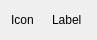
<?xml version="1.0" encoding="UTF-8"?>
<ui version="4.0">
 <class>FormStatusButton</class>
 <widget class="QWidget" name="FormStatusButton">
  <property name="geometry">
   <rect>
    <x>0</x>
    <y>0</y>
    <width>97</width>
    <height>40</height>
   </rect>
  </property>
  <property name="windowTitle">
   <string>Form</string>
  </property>
  <layout class="QVBoxLayout" name="verticalLayout">
   <item>
    <layout class="QHBoxLayout" name="horizontalLayout">
     <item>
      <widget class="QLabel" name="labelIcon">
       <property name="text">
        <string>Icon</string>
       </property>
      </widget>
     </item>
     <item>
      <widget class="QLabel" name="label">
       <property name="text">
        <string>Label</string>
       </property>
      </widget>
     </item>
    </layout>
   </item>
  </layout>
 </widget>
 <resources/>
 <connections/>
</ui>
